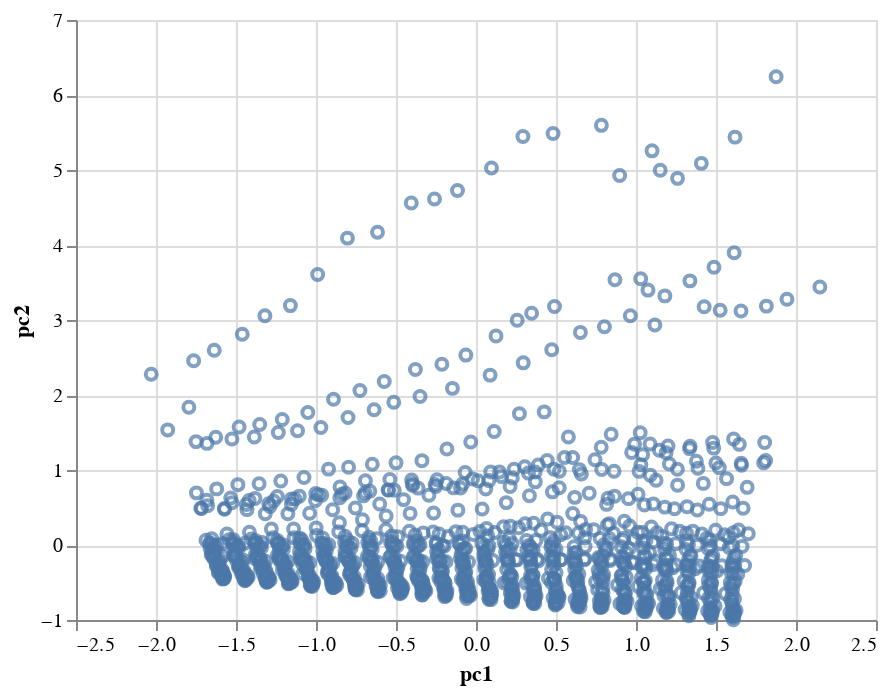

Notebook code for this chart:
### Markdown cell above
We will now use PCA to see if we can identify any other interesting patterns.

### Code cell
states_pca = states_clean.drop('state', axis=1).reset_index(drop=True)

from sklearn.decomposition import PCA
from sklearn.preprocessing import StandardScaler

# Initialize packages
scaler = StandardScaler()
pca = PCA(n_components=4)

# Scale Data and Reduce Components
x_scaled = scaler.fit_transform(states_pca)
pca.fit(x_scaled)

# Create dataframe with first two PC's
components = (pca.fit_transform(x_scaled) @ pca.components_)
df_components = pd.DataFrame({
    'pc1': components[:,0],
    'pc2': components[:,1]
})

alt.Chart(df_components).mark_point().encode(
    x = "pc1",
    y = "pc2"
)

### Figure 1 — Vega-Lite specification as saved in the notebook (floating-point values rounded to 4 significant figures; data arrays with more than 128 entries replaced by an {"elided": "..."} marker saying what was removed)
{"config": {"view": {"continuousWidth": 400, "continuousHeight": 300}}, "data": {"name": "data-b4567f4b0526b9520df523c622d20cb1"}, "mark": "point", "encoding": {"x": {"type": "quantitative", "field": "pc1"}, "y": {"type": "quantitative", "field": "pc2"}}, "$schema": "https://vega.github.io/schema/vega-lite/v4.8.1.json", "datasets": {"data-b4567f4b0526b9520df523c622d20cb1": {"elided": "1224 records"}}}
